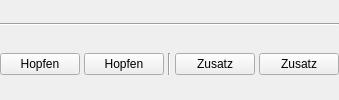
         <widget class="QWidget" name="wdgAddKochen" native="true">
          <layout class="QVBoxLayout" name="verticalLayout_9">
           <property name="spacing">
            <number>4</number>
           </property>
           <property name="leftMargin">
            <number>0</number>
           </property>
           <property name="topMargin">
            <number>0</number>
           </property>
           <property name="rightMargin">
            <number>0</number>
           </property>
           <property name="bottomMargin">
            <number>0</number>
           </property>
           <item>
            <widget class="Line" name="lineNeueHopfenGabe">
             <property name="orientation">
              <enum>Qt::Orientation::Horizontal</enum>
             </property>
            </widget>
           </item>
           <item>
            <layout class="QHBoxLayout" name="horizontalLayout_12">
             <item>
              <widget class="PushButton" name="btnNeueHopfenGabe">
               <property name="toolTip">
                <string>&lt;html&gt;&lt;head/&gt;&lt;body&gt;&lt;p&gt;Hiermit wird eine &lt;span style=&quot; font-weight:600;&quot;&gt;Hopfensorte&lt;/span&gt; aus der &lt;span style=&quot; font-weight:600;&quot;&gt;Rohstoffliste &lt;/span&gt;im Kleinen Brauhelfer übernommen. Dazu öffnet sich ein Fenster mit den Einträgen im &lt;span style=&quot; font-weight:600;&quot;&gt;Tab Rohstoffe&lt;/span&gt;.&lt;/p&gt;&lt;/body&gt;&lt;/html&gt;</string>
               </property>
               <property name="text">
                <string>Hopfen</string>
               </property>
               <property name="icon">
                <iconset theme="plus"/>
               </property>
              </widget>
             </item>
             <item>
              <widget class="PushButton" name="btnHopfenGabenUebernehmen">
               <property name="toolTip">
                <string>&lt;html&gt;&lt;head/&gt;&lt;body&gt;&lt;p&gt;Hiermit werden &lt;span style=&quot; font-weight:600;&quot;&gt;alle Hopfengaben&lt;/span&gt; aus einem bestehenden Rezept &lt;span style=&quot; font-weight:600;&quot;&gt;übernommen&lt;/span&gt;.&lt;/p&gt;&lt;/body&gt;&lt;/html&gt;</string>
               </property>
               <property name="text">
                <string>Hopfen</string>
               </property>
               <property name="icon">
                <iconset theme="import"/>
               </property>
              </widget>
             </item>
             <item>
              <widget class="Line" name="line_17">
               <property name="orientation">
                <enum>Qt::Orientation::Vertical</enum>
               </property>
              </widget>
             </item>
             <item>
              <widget class="PushButton" name="btnNeueZusatzGabeKochen">
               <property name="toolTip">
                <string>&lt;html&gt;&lt;head/&gt;&lt;body&gt;&lt;p&gt;Hiermit wird ein &lt;span style=&quot; font-weight:600;&quot;&gt;Zusatz&lt;/span&gt; aus der &lt;span style=&quot; font-weight:600;&quot;&gt;Rohstoffliste &lt;/span&gt;im Kleinen Brauhelfer übernommen. Dazu öffnet sich ein Fenster mit den Einträgen im &lt;span style=&quot; font-weight:600;&quot;&gt;Tab Rohstoffe&lt;/span&gt;.&lt;/p&gt;&lt;p&gt;&lt;span style=&quot; font-weight:700; color:#ff2600;&quot;&gt;Wichtig: &lt;/span&gt;Zusätze werden jetzt auch mit ihrem anteil zur Stammwürze in der Kalkulation berücksichtigt. Dazu muss die Ausbeute in der Rohstoffliste definiert sein.&lt;/p&gt;&lt;/body&gt;&lt;/html&gt;</string>
               </property>
               <property name="text">
                <string>Zusatz</string>
               </property>
               <property name="icon">
                <iconset theme="plus"/>
               </property>
              </widget>
             </item>
             <item>
              <widget class="PushButton" name="btnZusazGabenUebernehmenKochen">
               <property name="toolTip">
                <string>&lt;html&gt;&lt;head/&gt;&lt;body&gt;&lt;p&gt;Hiermit werden &lt;span style=&quot; font-weight:600;&quot;&gt;alle Zusatzgaben&lt;/span&gt; aus einem bestehenden Rezept &lt;span style=&quot; font-weight:600;&quot;&gt;übernommen&lt;/span&gt;.&lt;/p&gt;&lt;p&gt;&lt;span style=&quot; font-weight:700; color:#ff2600;&quot;&gt;Wichtig: &lt;/span&gt;Zusätze werden jetzt auch mit ihrem anteil zur Stammwürze in der Kalkulation berücksichtigt. Dazu muss die Ausbeute in der Rohstoffliste definiert sein.&lt;/p&gt;&lt;/body&gt;&lt;/html&gt;</string>
               </property>
               <property name="text">
                <string>Zusatz</string>
               </property>
               <property name="icon">
                <iconset theme="import"/>
               </property>
              </widget>
             </item>
            </layout>
           </item>
          </layout>
         </widget>
